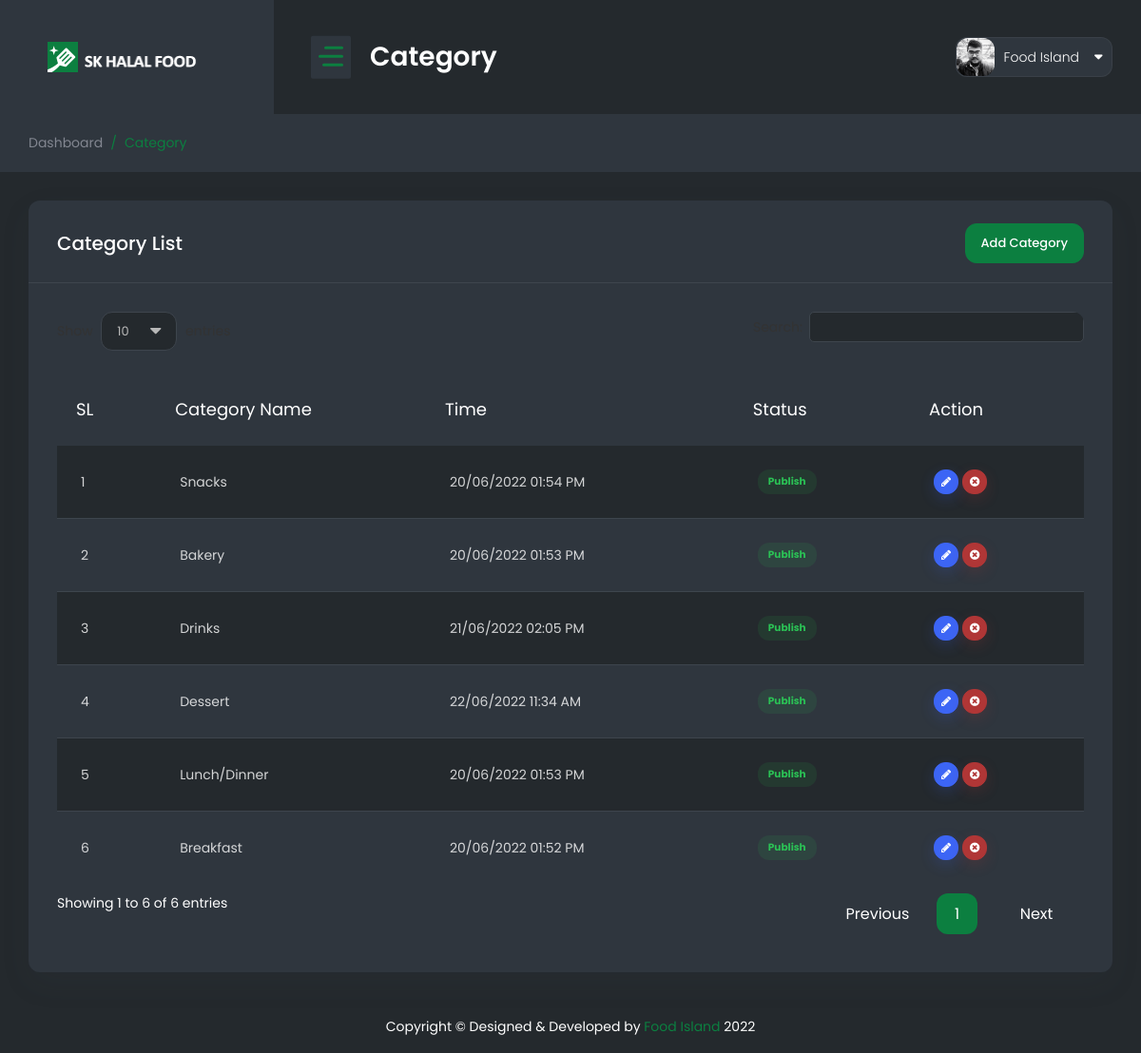
The page /admin/category.php (signed in) on the database its author committed.
### tables this page shows
CREATE TABLE `category` (
                            `id` int(11) NOT NULL,
                            `name` varchar(100) NOT NULL,
                            `status` int(11) NOT NULL DEFAULT 1,
                            `updated_at` timestamp NOT NULL DEFAULT current_timestamp() ON UPDATE current_timestamp()
);

### includes/dbcontroller.php (called while the page is built, shortened)
<?php
class DBController {
    private $host = "localhost";
    private $user = "root";
    private $password = "";
    private $database = "sk_halal_food";
    private $conn;
    function __construct() {
        $this->conn = $this->connectDB();
    }
    function connectDB() {
        $conn = mysqli_connect($this->host,$this->user,$this->password,$this->database);
        return $conn;
    }
    function runQuery($query) {
        $result = mysqli_query($this->conn,$query);
        while($row=mysqli_fetch_assoc($result)) {
            $resultset[] = $row;
        }
        if(!empty($resultset))
            return $resultset;
    }
    function numRows($query) {
        $result  = mysqli_query($this->conn,$query);
        $rowcount = mysqli_num_rows($result);
        return $rowcount;
    }
}
?>

### admin/category.php (the view, shortened to what this page needs)
<?php
require_once("../includes/dbcontroller.php");
$db_handle = new DBController();
?>
<!DOCTYPE html>
<html lang="en">
<head>
    <?php require_once('include/css.php'); ?>
</head>
<body>
<div id="main-wrapper">
    <div class="nav-header">
        <a href="dashboard.php" class="brand-logo">
            <img class="logo-abbr" src="public/images/logo_icon.png" alt="">
            <img class="brand-title" src="public/images/logo_text.png" alt="">
        </a>
        <div class="nav-control">
            <div class="hamburger">
                <span class="line"></span><span class="line"></span><span class="line"></span>
            </div>
        </div>
    </div>
    <div class="header">
        <div class="header-content">
            <nav class="navbar navbar-expand">
                <div class="collapse navbar-collapse justify-content-between">
                    <div class="header-left">
                        <div class="dashboard_bar">
                            Category
                        </div>
                    </div>
                    <?php require_once('include/header.php'); ?>
                </div>
            </nav>
        </div>
    </div>
    <div class="content-body">
        <div class="container-fluid">
            <div class="page-titles">
                <ol class="breadcrumb">
                    <li class="breadcrumb-item"><a href="javascript:void(0)">Dashboard</a></li>
                    <li class="breadcrumb-item active"><a href="javascript:void(0)">Category</a></li>
                </ol>
            </div>
            <?php if (isset($_GET['add'])) { ?>
                <div class="row">
                    <div class="col-lg-12">
                        <div class="card">
                            <div class="card-header">
                                <h4 class="card-title">Add Category</h4>
                            </div>
                            <div class="card-body">
                                <div class="basic-form">
                                    <form method="post" action="Insert">
                                        <div class="form-row">
                                            <div class="form-group col-md-12">
                                                <label>Category Name</label>
                                                <input type="text" class="form-control" name="name"
                                                       placeholder="Name..."
                                                       value=""/>
                                            </div>
                                        </div>
                                        <button type="submit" name="category_add" class="btn btn-primary">
                                            Submit
                                        </button>
                                    </form>
                                </div>
                            </div>
                        </div>
                    </div>
                </div>
            <?php } else { ?>
                <div class="row">
                    <div class="col-12">
                        <div class="card">
                            <div class="card-header">
                                <h4 class="card-title">Category List</h4>
                                <a href="Category?add=" class="btn btn-primary">Add Category</a>
                            </div>
                            <div class="card-body">
                                <div class="table-responsive">
                                    <table id="example4" class="display min-w850">
                                        <thead>
                                        <tr>
                                            <th>SL</th>
                                            <th>Category Name</th>
                                            <th>Time</th>
                                            <th>Status</th>
                                            <th>Action</th>
                                        </tr>
                                        </thead>
                                        <tbody>
                                        <?php
                                        $category_data = $db_handle->runQuery("SELECT * FROM category order by id desc");
                                        $row_count = $db_handle->numRows("SELECT * FROM category order by id desc");
                                        for ($i = 0; $i < $row_count; $i++) {
                                            ?>
                                            <tr>
                                                <td><?php echo $i + 1; ?></td>
                                                <td><?php echo $category_data[$i]["name"]; ?></td>
                                                <td>
                                                    <?php
                                                    $datetime = new DateTime($category_data[$i]["updated_at"]);
                                                    $la_time = new DateTimeZone('America/New_York');
                                                    $datetime->setTimezone($la_time);
                                                    echo $datetime->format('d/m/Y h:i A'); ?>
                                                </td>
                                                <td>
                                                    <?php
                                                    if ($category_data[$i]["status"] == 0) {
                                                        ?>
                                                        <span class="badge light badge-danger">UnPublish</span>
                                                        <?php
                                                    } else if ($category_data[$i]["status"] == 1) {
                                                        ?>
                                                        <span class="badge light badge-success">Publish</span>
                                                        <?php
                                                    }
                                                    ?>
                                                </td>
                                                <td>
                                                    <div class="d-flex">
                                                        <a href="Category?cat_id=<?php echo $category_data[$i]["id"]; ?>"
                                                           class="btn btn-info shadow btn-xs sharp mr-1"><i
                                                                    class="fa fa-pencil"></i></a>
                                                        <button onclick="categoryDelete(<?php echo $category_data[$i]["id"]; ?>);"
                                                                class="btn btn-danger shadow btn-xs sharp"><i
                                                                    class="fa fa-times-circle"></i></button>
                                                    </div>
                                                </td>
                                            </tr>
                                            <?php
                                        }
                                        ?>
                                        </tbody>
                                    </table>
                                </div>
                            </div>
                        </div>
                    </div>
                </div>
            <?php } ?>
        </div>
    </div>
    <?php require_once('include/footer.php'); ?>
</div>
</body>
</html>

### admin/include/css.php (shortened to what this page needs)
<link href="public/vendor/bootstrap-select/dist/css/bootstrap-select.min.css" rel="stylesheet" type="text/css"/>
<link href="public/vendor/datatables/css/jquery.dataTables.min.css" rel="stylesheet" type="text/css"/>
<link href="public/css/style.css" rel="stylesheet" type="text/css"/>
<link href="public/vendor/chartist/css/chartist.min.css" rel="stylesheet" type="text/css"/>
<link href="public/vendor/owl-carousel/owl.carousel.css" rel="stylesheet" type="text/css"/>
<link href="public/vendor/toastr/css/toastr.min.css" rel="stylesheet" type="text/css"/>

### admin/include/header.php (shortened to what this page needs)
<ul class="navbar-nav header-right">
    <li class="nav-item dropdown header-profile">
        <a class="nav-link" href="javascript:void(0);" role="button" data-toggle="dropdown">
            <img src="<?php echo $_SESSION["image"]; ?>" width="20" alt=""/>
            <div class="header-info">
                <span><?php echo $_SESSION["name"]; ?><i class="fa fa-caret-down ml-3" aria-hidden="true"></i></span>
            </div>
        </a>
    </li>
</ul>

### admin/include/footer.php
<div class="footer">
    <div class="copyright">
        <p>Copyright © Designed &amp; Developed by <a href="../Home" target="_blank">Food Island</a>
            2022</p>
    </div>
</div>

### rows shown on the page
category: name "Snacks", updated_at "20/06/2022 01:54 PM", status "Publish"
category: name "Bakery", updated_at "20/06/2022 01:53 PM", status "Publish"
category: name "Drinks", updated_at "21/06/2022 02:05 PM", status "Publish"
category: name "Dessert", updated_at "22/06/2022 11:34 AM", status "Publish"
category: name "Lunch/Dinner", updated_at "20/06/2022 01:53 PM", status "Publish"
category: name "Breakfast", updated_at "20/06/2022 01:52 PM", status "Publish"

### other values the page prints
$_SESSION["name"] "Food Island"
